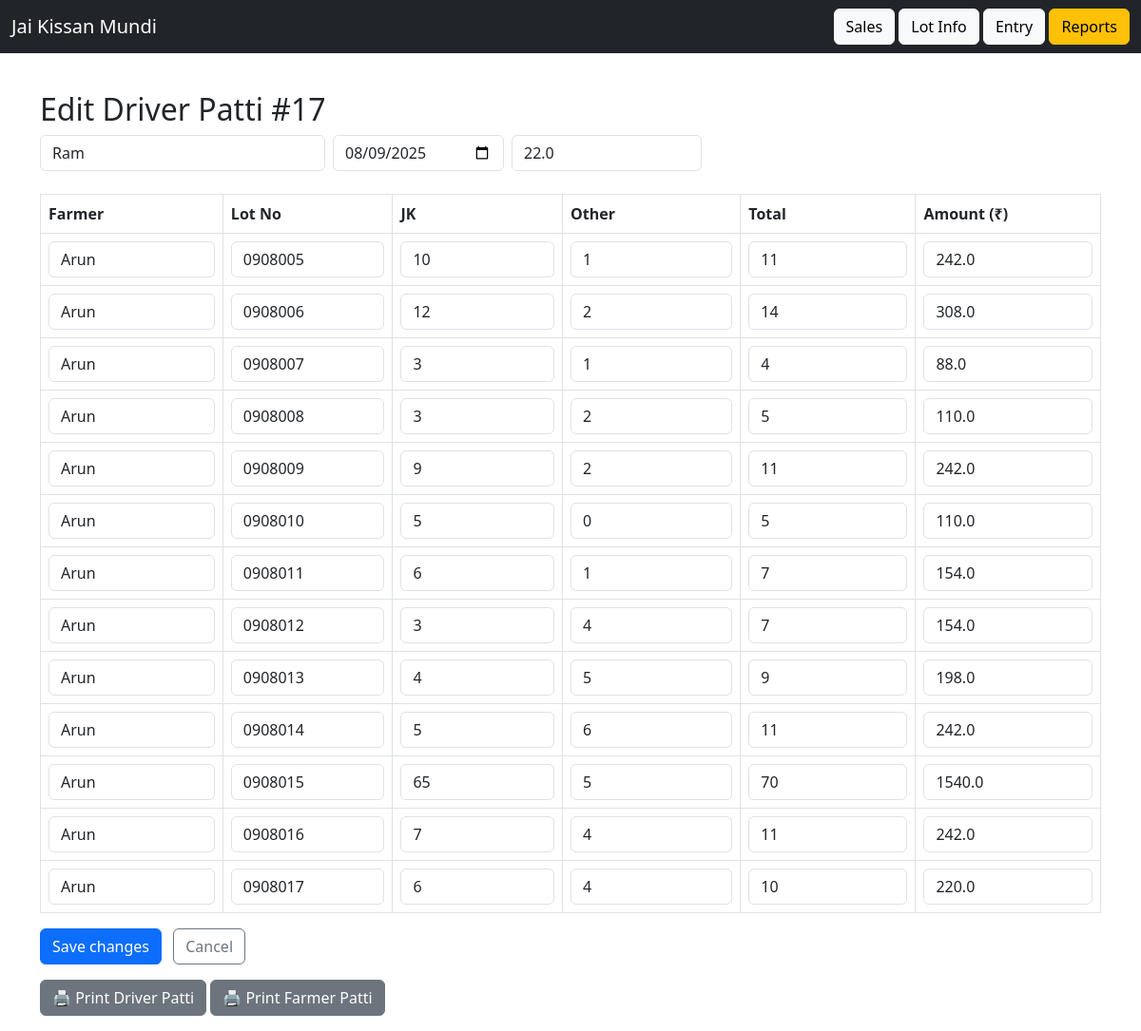
Page /edit_patti/17 on the committed database.
### app/models.py (models this page shows)
class DriverPatti(db.Model):
    id = db.Column(db.Integer, primary_key=True)
    driver_id = db.Column(db.Integer, db.ForeignKey('driver.id'))
    transport_rate = db.Column(db.Float)
    date = db.Column(db.String)

class Driver(db.Model):
    id = db.Column(db.Integer, primary_key=True)
    name = db.Column(db.String(100), nullable=False)
    vehicle_number = db.Column(db.String(50))
    village = db.Column(db.String(100))
    default_rate = db.Column(db.Float)

class LotInfo(db.Model):
    id = db.Column(db.Integer, primary_key=True)
    driver_patti_id = db.Column(db.Integer, db.ForeignKey('driver_patti.id'))
    farmer_id = db.Column(db.Integer, db.ForeignKey('farmer.id'))
    lot_number = db.Column(db.String(50))
    jk_boxes = db.Column(db.Integer)
    other_boxes = db.Column(db.Integer)
    transport_rate = db.Column(db.Float)
    total_boxes = db.Column(db.Integer)
    transport_amount = db.Column(db.Float)
    date = db.Column(db.String(20))

class Farmer(db.Model):
    id = db.Column(db.Integer, primary_key=True)
    name = db.Column(db.String(100), nullable=False)

### app/routes.py (the view, shortened to what this page needs)
@main.route("/edit_patti/<int:patti_id>", methods=["GET", "POST"])
def edit_patti(patti_id):
    conn = get_db_connection()
    patti = conn.execute("""
        SELECT dp.id, dp.date AS patti_date, dp.transport_rate AS patti_rate, d.name AS driver_name
        FROM driver_patti dp
        JOIN driver d ON dp.driver_id = d.id
        WHERE dp.id = ?
    """, (patti_id,)).fetchone()
    lots = conn.execute("""
        SELECT li.id AS lot_id, f.name AS farmer_name, li.lot_number, li.jk_boxes, li.other_boxes
        FROM lot_info li
        LEFT JOIN farmer f ON li.farmer_id = f.id
        WHERE li.driver_patti_id = ?
        ORDER BY li.lot_number
    """, (patti_id,)).fetchall()
    conn.close()
    return render_template("edit_patti.html", patti=patti, lots=lots)

### app/routes.py (called while the page is built)
def get_db_connection():
    conn = sqlite3.connect(DB_PATH)
    conn.row_factory = sqlite3.Row  # Allows accessing columns by name
    return conn

### app/templates/edit_patti.html (shortened to what this page needs)
{% extends 'base.html' %}
{% block content %}
<h2>Edit Driver Patti #{{ patti.id }}</h2>
<form method="POST" action="{{ url_for('main.edit_patti', patti_id=patti.id) }}">
  <div class="mb-4 d-flex align-items-center flex-wrap gap-2">
    <input class="form-control" value="{{ patti.driver_name }}" readonly style="max-width: 300px;">
    <input type="date" name="date" value="{{ patti.patti_date }}" class="form-control" style="max-width: 180px;">
    <input type="number" step="0.1" name="transport_rate" id="transport_rate"
           value="{{ patti.patti_rate }}" class="form-control" placeholder="Transport Rate (₹/box)" style="max-width: 200px;">
  </div>
  <div class="table-responsive">
    <table class="table table-bordered align-middle">
      <thead>
        <tr>
          <th>Farmer</th>
          <th>Lot No</th>
          <th>JK</th>
          <th>Other</th>
          <th>Total</th>
          <th>Amount (₹)</th>
        </tr>
      </thead>
      <tbody>
        {% for lot in lots %}
        <tr>
          <td><input type="text" class="form-control" value="{{ lot.farmer_name }}" readonly></td>
          <td><input type="text" name="lot_number[]" class="form-control" value="{{ lot.lot_number }}"></td>
          <td><input type="number" name="jk_boxes[]" class="form-control jk_boxes" value="{{ lot.jk_boxes }}"></td>
          <td><input type="number" name="other_boxes[]" class="form-control other_boxes" value="{{ lot.other_boxes }}"></td>
          <td><input type="text" class="form-control total_boxes" value="{{ (lot.jk_boxes or 0) + (lot.other_boxes or 0) }}" readonly></td>
          <td><input type="text" class="form-control total_amount" value="{{ ((lot.jk_boxes or 0) + (lot.other_boxes or 0)) * (patti.patti_rate or 0) }}" readonly></td>
        </tr>
        {% endfor %}
      </tbody>
    </table>
  </div>
  <button type="submit" class="btn btn-primary">Save changes</button>
  <a href="{{ url_for('main.show_lots', date=patti.patti_date) }}" class="btn btn-outline-secondary ms-2">Cancel</a>
  <div class="mt-3">
<a href="{{ url_for('main.driver_patti_receipt', patti_id=patti.id) }}"
   class="btn btn-secondary" target="_blank">
  🖨 Print Driver Patti
  </a>
  <a href="{{ url_for('main.farmer_patti_receipts', driver_patti_id=patti.id) }}"
     class="btn btn-secondary" target="_blank">
    🖨 Print Farmer Patti
  </a>
</div>
</form>
{% endblock %}

### app/static/mobile.css (style rules this page uses)
:root { --space-1: .5rem; --space-2: .75rem; --space-3: 1rem; --radius: 12px; --brand: #0f766e; }
html, body { height: 100%; }
body { margin: 0; font-family: system-ui, -apple-system, Segoe UI, Roboto, Arial, sans-serif; font-size: 16px; line-height: 1.35; background: #fafafa; color: #111; }
input, select, textarea { width: 100%; padding: .8rem .9rem; border: 1px solid #e5e7eb; border-radius: 10px; background: #fff; font-size: 16px; }
.btn { display: inline-flex; align-items: center; justify-content: center; gap: .5rem; padding: .9rem 1rem; border: 0; border-radius: 999px; background: var(--brand); color: #fff; font-weight: 600; text-decoration: none; cursor: pointer; }
table { width: 100%; border-collapse: collapse; }
th, td { padding: .7rem; border-bottom: 1px dashed #ddd; text-align: left; }
.mt-3 { margin-top: var(--space-3); }

### rows in the picture
DriverPatti: id "17", date "08/09/2025", transport_rate "22.0"
Driver: driver_name "Ram"
LotInfo: farmer_name "Arun", lot_number "0908005", jk_boxes "10", other_boxes "1", jk_boxes+other_boxes "11", jk_boxes+other_boxes "242.0"
LotInfo: farmer_name "Arun", lot_number "0908006", jk_boxes "12", other_boxes "2", jk_boxes+other_boxes "14", jk_boxes+other_boxes "308.0"
LotInfo: farmer_name "Arun", lot_number "0908007", jk_boxes "3", other_boxes "1", jk_boxes+other_boxes "4", jk_boxes+other_boxes "88.0"
LotInfo: farmer_name "Arun", lot_number "0908008", jk_boxes "3", other_boxes "2", jk_boxes+other_boxes "5", jk_boxes+other_boxes "110.0"
LotInfo: farmer_name "Arun", lot_number "0908009", jk_boxes "9", other_boxes "2", jk_boxes+other_boxes "11", jk_boxes+other_boxes "242.0"
LotInfo: farmer_name "Arun", lot_number "0908010", jk_boxes "5", other_boxes "0", jk_boxes+other_boxes "5", jk_boxes+other_boxes "110.0"
LotInfo: farmer_name "Arun", lot_number "0908011", jk_boxes "6", other_boxes "1", jk_boxes+other_boxes "7", jk_boxes+other_boxes "154.0"
LotInfo: farmer_name "Arun", lot_number "0908012", jk_boxes "3", other_boxes "4", jk_boxes+other_boxes "7", jk_boxes+other_boxes "154.0"
LotInfo: farmer_name "Arun", lot_number "0908013", jk_boxes "4", other_boxes "5", jk_boxes+other_boxes "9", jk_boxes+other_boxes "198.0"
LotInfo: farmer_name "Arun", lot_number "0908014", jk_boxes "5", other_boxes "6", jk_boxes+other_boxes "11", jk_boxes+other_boxes "242.0"
LotInfo: farmer_name "Arun", lot_number "0908015", jk_boxes "65", other_boxes "5", jk_boxes+other_boxes "70", jk_boxes+other_boxes "1540.0"
LotInfo: farmer_name "Arun", lot_number "0908016", jk_boxes "7", other_boxes "4", jk_boxes+other_boxes "11", jk_boxes+other_boxes "242.0"
LotInfo: farmer_name "Arun", lot_number "0908017", jk_boxes "6", other_boxes "4", jk_boxes+other_boxes "10", jk_boxes+other_boxes "220.0"
